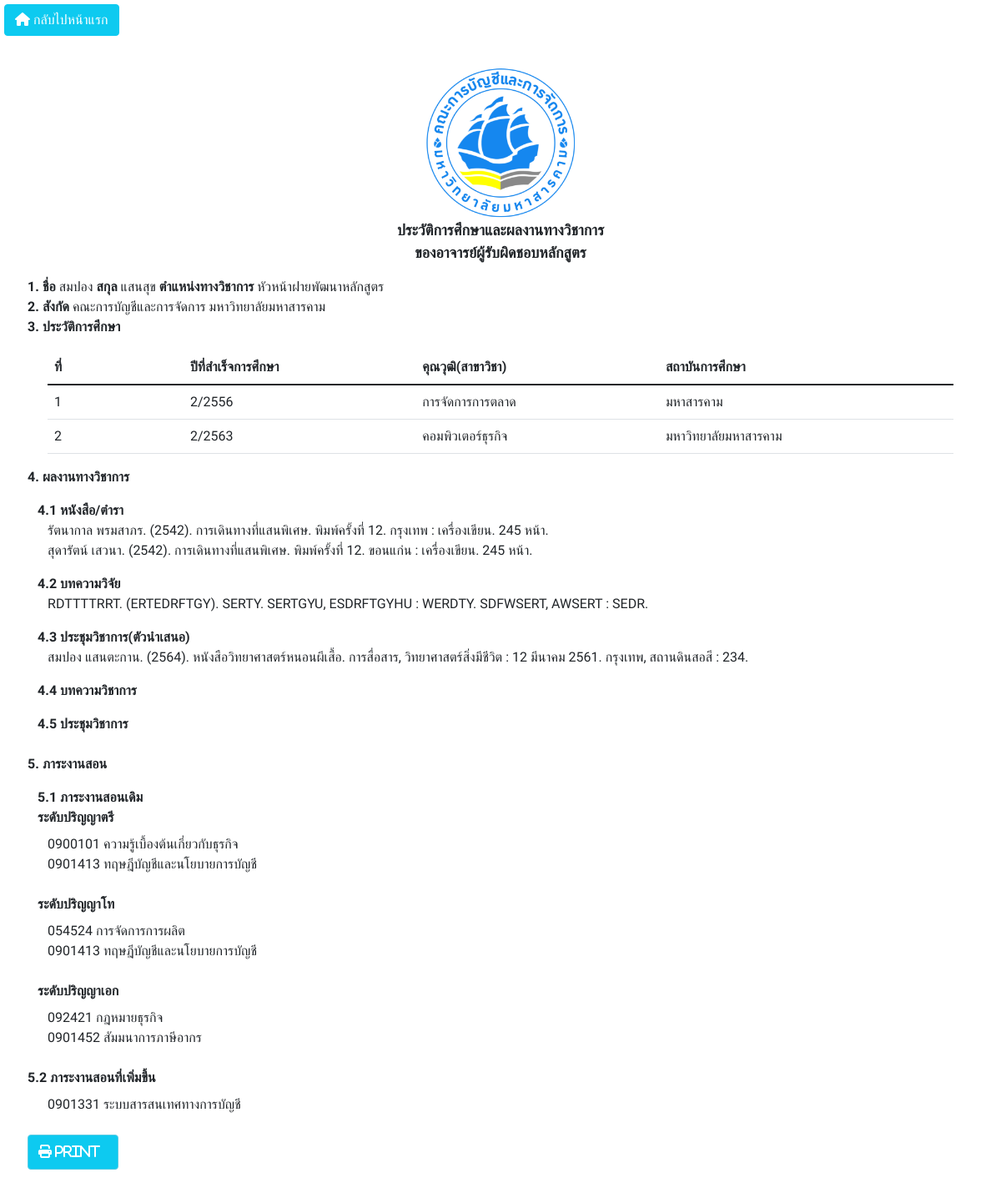
The app's page /view.php?lec_id=3 with its own data.
### tables this page shows
CREATE TABLE `lecturer` (
  `lec_id` int(8) NOT NULL,
  `fname` varchar(100) NOT NULL,
  `lname` varchar(100) NOT NULL,
  `position` varchar(100) NOT NULL
);

CREATE TABLE `education` (
  `Tr_id` int(11) NOT NULL,
  `Tb_year` varchar(100) NOT NULL,
  `Tb_educat` varchar(100) NOT NULL,
  `Tb_titute` varchar(100) NOT NULL,
  `lec_id` int(11) NOT NULL COMMENT 'id บุคลากร'
);

CREATE TABLE `treatise` (
  `tr_id` int(8) NOT NULL,
  `Tautor` varchar(100) NOT NULL,
  `Tyear` varchar(100) NOT NULL,
  `Tbook` varchar(100) NOT NULL,
  `Tedition` varchar(100) NOT NULL,
  `Tlocation` varchar(100) NOT NULL,
  `Tpublisher` varchar(100) NOT NULL,
  `Tpage` int(10) NOT NULL,
  `lec_id` int(11) NOT NULL COMMENT 'id บุคลากร'
);

CREATE TABLE `research` (
  `R_id` int(11) NOT NULL,
  `Rautor` varchar(100) NOT NULL,
  `Ryear` varchar(100) NOT NULL,
  `Rtite` varchar(100) NOT NULL,
  `Rditor` varchar(100) NOT NULL,
  `Rtopic` varchar(100) NOT NULL,
  `Rdate` varchar(100) NOT NULL,
  `Rlocation` varchar(100) NOT NULL,
  `Rpublisher` varchar(100) NOT NULL,
  `Rpage` varchar(100) NOT NULL,
  `lec_id` int(11) NOT NULL
);

CREATE TABLE `presenter` (
  `p_id` int(11) NOT NULL,
  `Pautor` varchar(100) NOT NULL,
  `Pyear` varchar(100) NOT NULL,
  `Ptite` varchar(100) NOT NULL,
  `Pditor` varchar(100) NOT NULL,
  `Ptopic` varchar(100) NOT NULL,
  `Pdate` varchar(100) NOT NULL,
  `Plocation` varchar(100) NOT NULL,
  `Ppublisher` varchar(100) NOT NULL,
  `Ppage` varchar(100) NOT NULL,
  `lec_id` int(11) NOT NULL
);

CREATE TABLE `bachelor` (
  `bach_id` int(11) NOT NULL,
  `bach_code` varchar(100) NOT NULL,
  `bach_name` varchar(100) NOT NULL,
  `lec_id` int(11) NOT NULL COMMENT 'id บุคลากร'
);

CREATE TABLE `master1` (
  `mast_id` int(11) NOT NULL,
  `mast_code` varchar(100) NOT NULL,
  `mast_name` varchar(100) NOT NULL,
  `lec_id` int(11) NOT NULL COMMENT 'id บุคลากร'
);

CREATE TABLE `doctorate` (
  `doc_id` int(11) NOT NULL,
  `doc_code` varchar(100) NOT NULL,
  `doc_name` varchar(100) NOT NULL,
  `lec_id` int(11) NOT NULL COMMENT 'id บุคลากร'
);

CREATE TABLE `teachmore` (
  `teach_id` int(8) NOT NULL,
  `teach_code` varchar(100) NOT NULL,
  `teach_name` varchar(100) NOT NULL,
  `lec_id` int(11) NOT NULL COMMENT 'id บุคลากร'
);

### SelectAll.php (called while the page is built, shortened)
<?php
if(isset($_GET["lec_id"])){
                include_once("api/config/connect_db_1.php");
                $lec_id = $_GET["lec_id"];
                $sql = "SELECT * FROM lecturer WHERE lec_id=$lec_id";
                $sql_edu = "SELECT * FROM education JOIN lecturer lec USING (lec_id)
                             WHERE education.lec_id = $lec_id";
                $sql_tre = "SELECT * FROM treatise JOIN lecturer lec USING (lec_id)
                             WHERE treatise.lec_id = $lec_id";
                $sql_res = "SELECT * FROM research JOIN lecturer lec USING (lec_id)
                             WHERE research.lec_id = $lec_id";
                $sql_pre = "SELECT * FROM presenter JOIN lecturer lec USING (lec_id)
                             WHERE presenter.lec_id = $lec_id";
                $sql_bac = "SELECT * FROM bachelor JOIN lecturer lec USING (lec_id)
                             WHERE bachelor.lec_id = $lec_id";
                $sql_mas = "SELECT * FROM master1 JOIN lecturer lec USING (lec_id)
                             WHERE master1.lec_id = $lec_id";
                $sql_doc = "SELECT * FROM doctorate JOIN lecturer lec USING (lec_id)
                             WHERE doctorate.lec_id = $lec_id";
                $sql_tea = "SELECT * FROM teachmore JOIN lecturer lec USING (lec_id)
                             WHERE teachmore.lec_id = $lec_id";
                $result = mysqli_query($conn, $sql);
                $result_edu = mysqli_query($conn, $sql_edu);
                $result_tre = mysqli_query($conn, $sql_tre);
                $result_res = mysqli_query($conn, $sql_res);
                $result_pre = mysqli_query($conn, $sql_pre);
                $result_bac = mysqli_query($conn, $sql_bac);
                $result_mas = mysqli_query($conn, $sql_mas);
                 $result_doc = mysqli_query($conn, $sql_doc);
                $result_tea = mysqli_query($conn, $sql_tea);
                $data = mysqli_fetch_assoc($result);
?>
<?php
}else{
    echo "<div></div>";
}
?>

### view.php (the view, shortened to what this page needs)
<?php
include_once "./SelectAll.php";
?>
<!DOCTYPE html>
<html lang="en">
<head>
    <link href="https://cdn.jsdelivr.net/npm/bootstrap@5.1.3/dist/css/bootstrap.min.css" rel="stylesheet">
    <link rel="stylesheet" href="https://cdnjs.cloudflare.com/ajax/libs/font-awesome/4.7.0/css/font-awesome.min.css">
</head>
<body>
    <a href="data.php" class="btn btn-info d-print-none" style="font-size:16px; color:white;">
        <i class='fas fa-home'></i> กลับไปหน้าแรก</a>
    <div class="main-page">
        <div class="paper-area">
            <div class="text-center mb-3">
                <img src="./images/mbs.png" class="d-print-none" alt="Norther Lights" style="width:16%">
                <br class="d-print-none">
                <b class="text-center">ประวัติการศึกษาและผลงานทางวิชาการ </b><br>
                <b>ของอาจารย์ผู้รับผิดชอบหลักสูตร</b>
            </div>
            <form action="process.php" method="POST">
                <b for="fname">1. ชื่อ</b> <?php echo $data["fname"]; ?>
                <b for="lname">สกุล</b> <?= $data["lname"] ?>
                <b for="position">ตำแหน่งทางวิชาการ</b> <?= $data["position"]  ?><br>
            </form>
            <b> 2. สังกัด </b> คณะการบัญชีและการจัดการ มหาวิทยาลัยมหาสารคาม<br>
            <b>3. ประวัติการศึกษา</b>
            <div class="container mt-3">
                <div class="container mt-3">
                    <table class="table">
                        <thead>
                            <tr>
                                <th>ที่</th>
                                <th>ปีที่สำเร็จการศึกษา</th>
                                <th>คุณวุฒิ(สาขาวิชา)</th>
                                <th>สถาบันการศึกษา</th>
                            </tr>
                        </thead>
                        <tbody>
                            <?php
                            $i = 1;
                            while ($item = mysqli_fetch_assoc($result_edu)) {
                            ?>
                            <tr>
                                <td class="" width="15%"><?php echo $i; ?></td>
                                <td><?php echo $item["Tb_year"]; ?></td>
                                <td><?php echo $item["Tb_educat"]; ?></td>
                                <td><?php echo $item["Tb_titute"]; ?></td>
                            </tr>
                            <?php
                                $i++;
                            }
                            ?>
                        </tbody>
                    </table>
                </div>
            </div>
            <b> 4. ผลงานทางวิชาการ </b>
            <div class="container mt-3">
                <b>4.1 หนังสือ/ตำรา</b>
                <div class="container">
                    <?php
                    while ($row = mysqli_fetch_assoc($result_tre)) {
                        echo "" . $row["Tautor"] .  ". ",
                        "(" . $row["Tyear"] .  "). ",
                        "" . $row["Tbook"] .  ". ",
                        "พิมพ์ครั้งที่ " . $row["Tedition"] .  ". ",
                        "" . $row["Tlocation"] .  " ",
                        ": " . $row["Tpublisher"] .  ". ",
                        "" . $row["Tpage"] .  " หน้า. <br>";
                    }
                    ?>
                </div>
            </div>
            <div class="container mt-3">
                <b>4.2 บทความวิจัย </b>
                <div class="container">
                    <?php
                    while ($row = mysqli_fetch_assoc($result_res)) {
                        echo "" . $row["Rautor"] .  ". ",
                        "(" . $row["Ryear"] .  "). ",
                        "" . $row["Rtite"] .  ". ",
                        "" . $row["Rditor"] .  ", ",
                        "" . $row["Rtopic"] .  " : ",
                        "" . $row["Rdate"] .  ". ",
                        "" . $row["Rlocation"] .  ", ",
                        "" . $row["Rpublisher"] .  " : ",
                        "" . $row["Rpage"] .  ".  <br>";
                    }
                    ?>
                </div>
            </div>
            <div class="container mt-3">
                <b>4.3 ประชุมวิชาการ(ตัวนำเสนอ) </b>
                <div class="container">
                    <?php
                    while ($row = mysqli_fetch_assoc($result_pre)) {
                        echo "" . $row["Pautor"] .  ". ",
                        "(" . $row["Pyear"] .  "). ",
                        "" . $row["Ptite"] .  ". ",
                        "" . $row["Pditor"] .  ", ",
                        "" . $row["Ptopic"] .  " : ",
                        "" . $row["Pdate"] .  ". ",
                        "" . $row["Plocation"] .  ", ",
                        "" . $row["Ppublisher"] .  " : ",
                        "" . $row["Ppage"] .  ". ";
                    }
                    ?>
                </div>
            </div>
            <div class="container mt-3">
                <b>4.4 บทความวิชาการ </b>
            </div>
            <div class="container mt-3">
                <b>4.5 ประชุมวิชาการ </b>
            </div><br>
            <b>
                <b>5. ภาระงานสอน</b>
            </b>
            <div class="container mt-3">
                <b>5.1 ภาระงานสอนเดิม</b> <br>
                <b>ระดับปริญญาตรี</b>
                <div class="container mt-2">
                    <?php
                    while ($row = mysqli_fetch_assoc($result_bac)) {
                        echo "" . $row["bach_code"] .  " ",
                        "" . $row["bach_name"] .  "<br>";
                    }
                    ?>
                    <br>
                </div>
                <b>ระดับปริญญาโท</b>
                <div class="container mt-2">
                    <?php
                    while ($row = mysqli_fetch_assoc($result_mas)) {
                        echo "" . $row["mast_code"] .  " ",
                        "" . $row["mast_name"] .  "<br>";
                    }
                    ?>
                </div>
                <br>
                <b>ระดับปริญญาเอก</b>
                <div class="container mt-2">
                    <?php
                    while ($row = mysqli_fetch_assoc($result_doc)) {
                        echo "" . $row["doc_code"] .  " ",
                        "" . $row["doc_name"] .  "<br>";
                    }
                    ?>
                </div>
                <br>
            </div>
            <b>5.2 ภาระงานสอนที่เพิ่มขึ้น</b>
            <div class="container mt-2">
                <div class="container">
                    <?php
                    while ($row = mysqli_fetch_assoc($result_tea)) {
                        echo "" . $row["teach_code"] .  " ",
                        "" . $row["teach_name"] .  "<br>";
                    }
                    ?>
                </div>
            </div>
            <br>
            <button class="btn btn-primary d-print-none" onclick="window.print()" style="font-size:16px; color:white"><i
                    class="fa fa-print"> Print</i></button>
        </div>
    </div>
</body>
</html>

### view.php (style rules this page uses)
body { font-family: 'Sarabun', sans-serif; margin: 5px; background: white; }
.main-page { width: 300mm; min-height: 500mm; margin: 10mm auto; background: white; box-shadow: 1 1 0.5cm rgba(0, 0, 0, 0.5); }
.text-center { font-size: 18px; }
.btn-primary { color: #fff; background-color: #0dcaf0; border-color: #59cce4; padding-right: 21px; padding-left: 12px; padding-top: 8px; padding-bottom: 8px; }

### records on screen
lecturer: fname "สมปอง", lname "แสนสุข", position "หัวหน้าฝายพัฒนาหลักสูตร"
education: Tb_year "2/2556", Tb_educat "การจัดการการตลาด", Tb_titute "มหาสารคาม"
education: Tb_year "2/2563", Tb_educat "คอมพิวเตอร์ธุรกิจ", Tb_titute "มหาวิทยาลัยมหาสารคาม"
treatise: Tautor "รัตนากาล พรมสาภร", Tyear "2542", Tbook "การเดินทางที่แสนพิเศษ", Tedition "12", Tlocation "กรุงเทพ", Tpublisher "เครื่องเขียน", Tpage "245"
treatise: Tautor "สุดารัตน์ เสวนา", Tyear "2542", Tbook "การเดินทางที่แสนพิเศษ", Tedition "12", Tlocation "ขอนแก่น", Tpublisher "เครื่องเขียน", Tpage "245"
research: Rautor "RDTTTTRRT", Ryear "ERTEDRFTGY", Rtite "SERTY", Rditor "SERTGYU", Rtopic "ESDRFTGYHU", Rdate "WERDTY", Rlocation "SDFWSERT", Rpublisher "AWSERT", Rpage "SEDR"
presenter: Pautor "สมปอง แสนตะกาน", Pyear "2564", Ptite "หนังสือวิทยาศาสตร์หนอนผีเสื้อ", Pditor "การสื่อสาร", Ptopic "วิทยาศาสตร์สิ่งมีชีวิต", Pdate "12 มีนาคม 2561", Plocation "กรุงเทพ", Ppublisher "สถานดินสอสี", Ppage "234"
bachelor: bach_code "0900101", bach_name "ความรู้เบื้องต้นเกี่ยวกับธุรกิจ"
bachelor: bach_code "0901413", bach_name "ทฤษฎีบัญชีและนโยบายการบัญชี"
master1: mast_code "054524", mast_name "การจัดการการผลิต"
master1: mast_code "0901413", mast_name "ทฤษฎีบัญชีและนโยบายการบัญชี"
doctorate: doc_code "092421", doc_name "กฎหมายธุรกิจ"
doctorate: doc_code "0901452", doc_name "สัมมนาการภาษีอากร"
teachmore: teach_code "0901331", teach_name "ระบบสารสนเทศทางการบัญชี"
